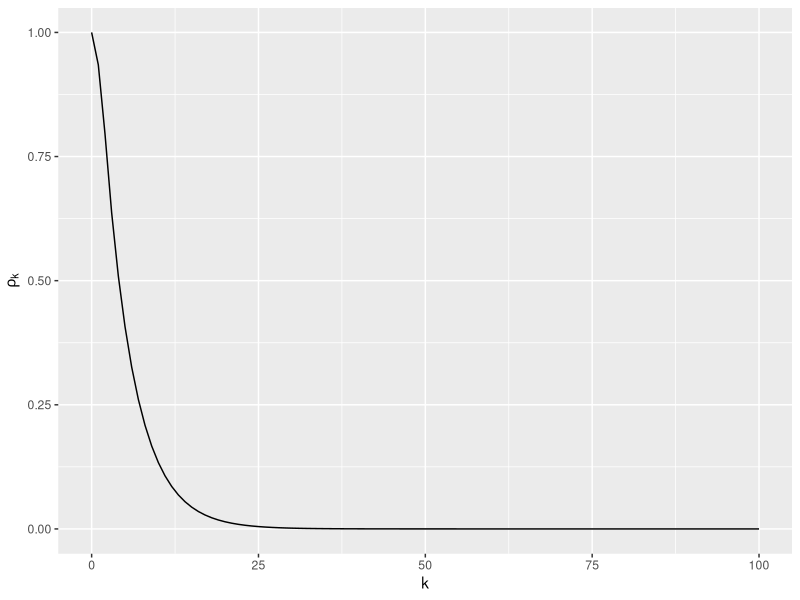
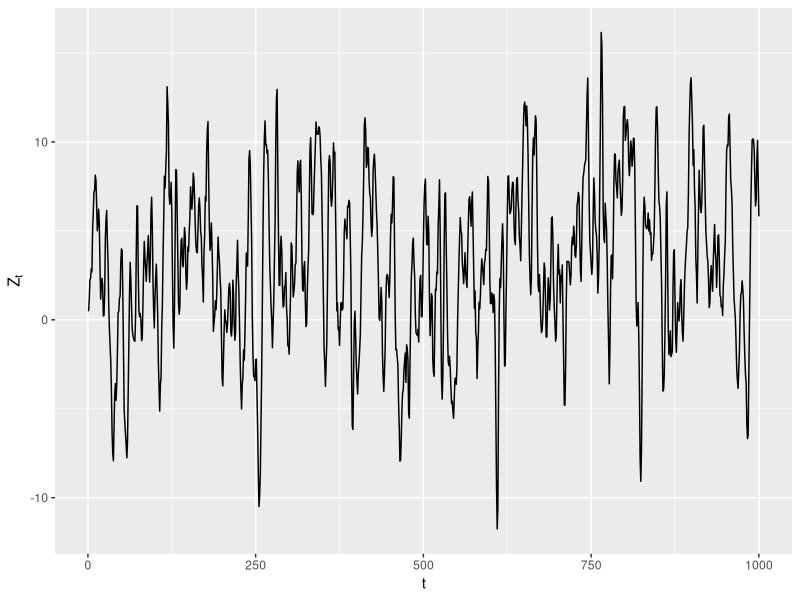
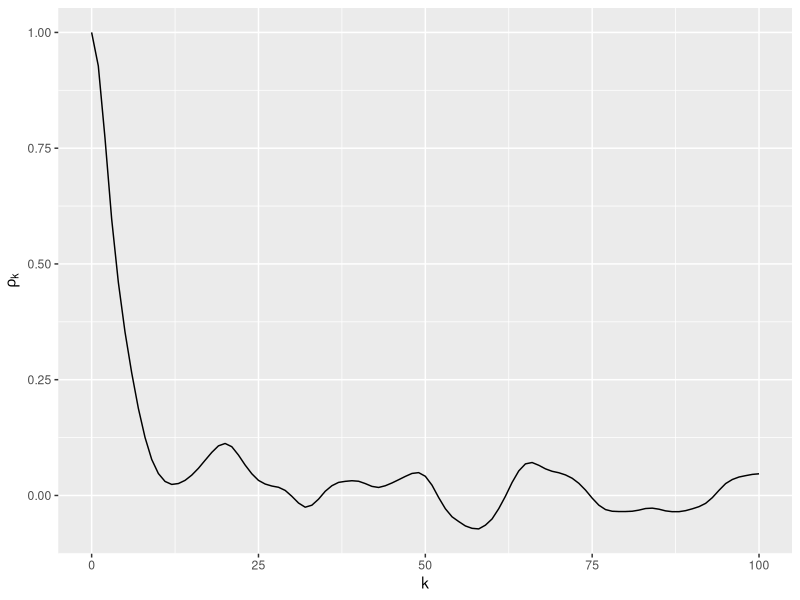
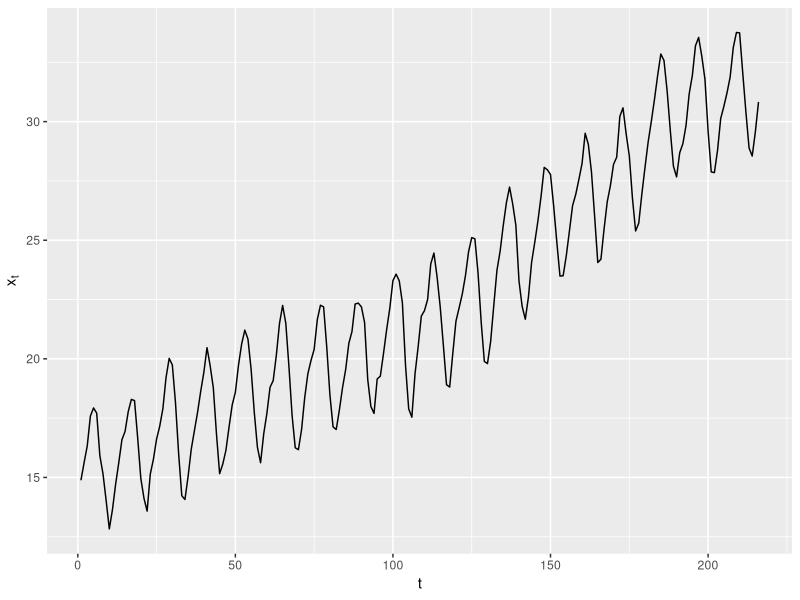
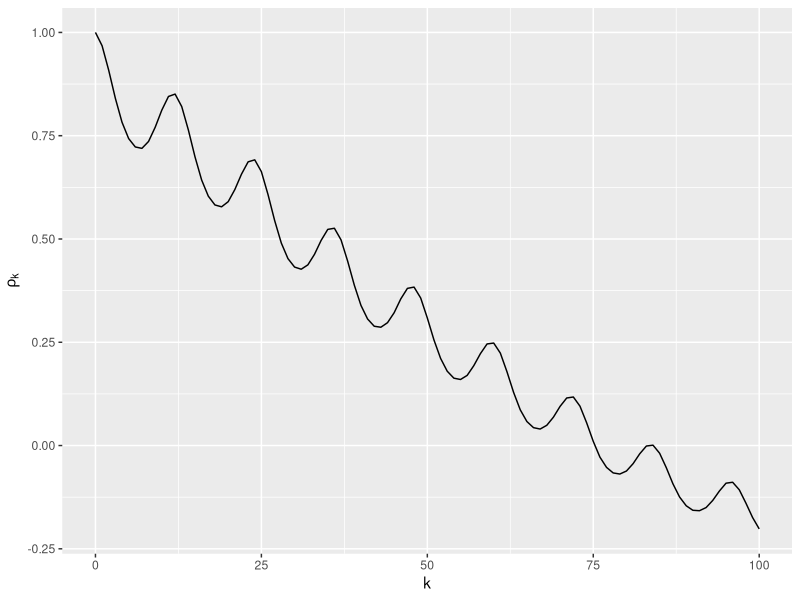
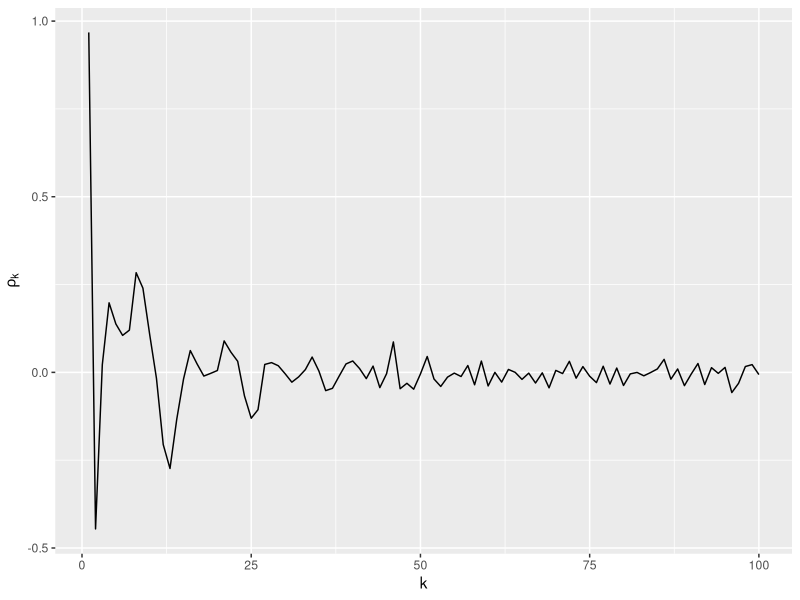
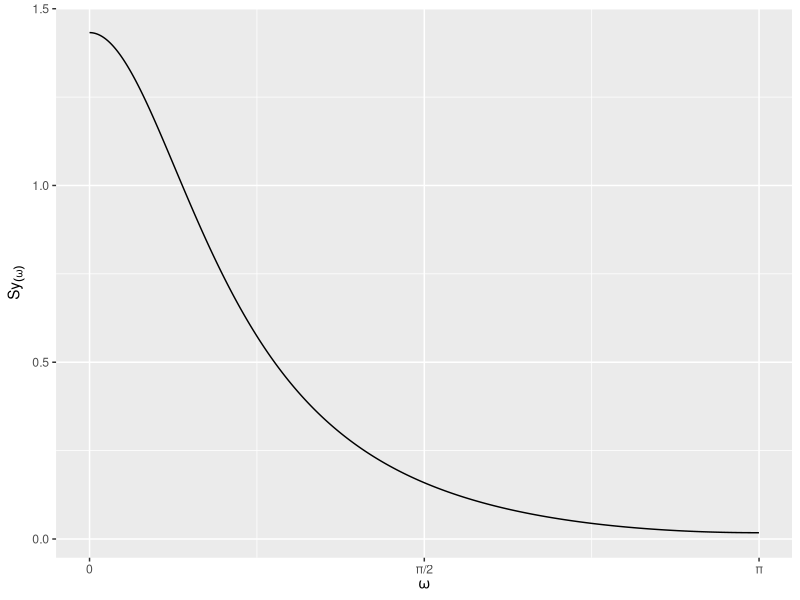

Recreate these plots in R, in order.
## ---- chunk 1
knitr::opts_chunk$set(echo = TRUE)
## ---- chunk 2
library(ggplot2)
sigma <- 1
phi1 <- 0.8
theta1 <- 1
theta2 <- 1
gamma0 <-
  sigma ** 2 * (1 + 2 * phi1 * theta1 + 2 * phi1 * theta2 * (phi1 + theta1) +
                  theta1 ** 2 + theta2 ** 2) / (1 - phi1 ** 2)
gamma1 <- phi1 * gamma0 + theta1 * sigma ** 2 + theta2 * (phi1 + theta1) *
  sigma ** 2
gamma2 <- phi1 * gamma1 + theta2 * sigma ** 2
gamma3 <- c(gamma0, gamma1, gamma2)
t <- 3
while (t < 101) {
  gamma3 <- c(gamma3, phi1 * gamma3[t])
  t <- t + 1
}
p <- gamma3 / gamma0
df <- data.frame(x = 0:100, y = p)
p <- ggplot(df, aes(x = x, y = y)) +
  geom_line() +
  xlab("k") +
  ylab(expression(rho[k]))
p
## ---- chunk 3
set.seed(9527)
e<-rnorm(1000)
z1<-0.5+e[1]
z2<-0.5+0.8*z1+e[2]+e[1]
z<-c(z1,z2)
t<-3
while(t<1001){
  z[t]<-0.5+0.8*z[t-1]+e[t]+e[t-1]+e[t-2]
  t<-t+1
}

df <- data.frame(x = 1:1000, y = z)
p <- ggplot(df, aes(x = x, y = y)) +
  geom_line() +
  xlab("t") +
  ylab(expression(Z[t]))
p
## ---- chunk 4
p <- acf(z,lag.max = 100,plot = F)$acf
df <- data.frame(x = 0:100, y = p)
p <- ggplot(df, aes(x = x, y = y)) +
  geom_line() +
  xlab("k") +
  ylab(expression(rho[k]))
p
## ---- chunk 5
co<-scan("MLCO2.DAT",skip =2)
t<-1:length(co)
df<-data.frame(x=t,y=co)
p<-ggplot(df,aes(x=x,y=y))+
  geom_line()+
  xlab("t")+
  ylab(expression(x[t]))
  # scale_x_continuous(breaks = scales::pretty_breaks(n = 100))
p

## ---- chunk 6
p <- acf(co,lag.max = 100,plot = F)$acf
df <- data.frame(x = 0:100, y = p)
p <- ggplot(df, aes(x = x, y = y)) +
  geom_line() +
  xlab("k") +
  ylab(expression(rho[k]))
p
## ---- chunk 7
p <- pacf(co,lag.max = 100,plot = F)$acf
df <- data.frame(x = 1:100, y = p)
p <- ggplot(df, aes(x = x, y = y)) +
  geom_line() +
  xlab("k") +
  ylab(expression(rho[k]))
p
## ---- chunk 8
coAR1 <- arima(co , order = c(1, 0, 0))
coAR1
coAR1Season <-
  arima(co ,
        order = c(1, 0, 0),
        seasonal = list(order = c(1, 0, 0), period = 12))
coAR1Season
## ---- chunk 9
trend <- time(co)
coAR1SeasonTrend <-
  arima(co ,
        order = c(1, 0, 0),
        seasonal = list(order = c(1, 0, 0), period = 12),
        xreg = trend)
coAR1SeasonTrend
## ---- chunk 10
coAR1Season.re<-residuals(coAR1Season)
sum(coAR1Season.re**2)
coAR1SeasonTrend.re<-residuals(coAR1SeasonTrend)
sum(coAR1SeasonTrend.re**2)
## ---- chunk 11
sigma <- 1
phi1 <- 0.5
theta1 <- 0.5
alpha1 <- -1 / theta1
beta1 <- 1 / phi1
omega <- seq(0, pi, 0.001)
sy <- sigma ** 2 / (2 * pi) * (1 + alpha1 ** 2 - 2 * alpha1 * cos(omega)) /
  (1 + beta1 ** 2 - 2 * beta1 * cos(omega))
dfP <- data.frame(x = omega, y = sy)
p <- ggplot(dfP, aes(x = x, y = y)) +
  geom_line() +
  xlab(expression(omega)) +
  ylab(expression(Sy[(omega)])) +
  scale_x_continuous(
    breaks  = c(seq(0, pi, pi / 2)),
    labels = c("0", "\u03c0/2", "\u03c0")
  )
p
